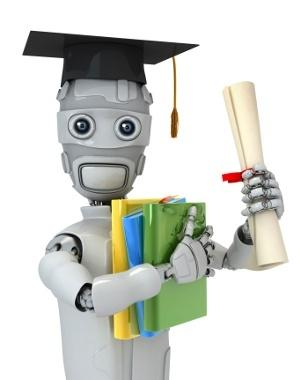
//> input picture Resources/ml.png, 308 x 380 px
$ ./02colorChange   (built with g++ and OpenCV 4)
//> lines starting //> are read from the running program, lines starting //| are printed output that depends on the picture
#include <opencv2\opencv.hpp>
#include <iostream>

using namespace std;
using namespace cv;

int main()
{

	string path = "Resources/ml.png";
	Mat img = imread(path);
//> img is the input picture: 380 rows x 308 cols, CV_8UC3; mean B, G, R 207.8, 213.7, 211.4
	Mat imgRGB, imgYUV, imgHSV, imgLab, imgGRAY;

	cvtColor(img, imgRGB, COLOR_BGR2RGB);

	// YUV模型是电视信号系统所采用的的颜色编码方式。
	// Y:表示亮度	U：表示红色与亮度的差值 V：表示蓝色与亮度的差值
	cvtColor(img, imgYUV, COLOR_BGR2YUV);
//> imgYUV: 380 rows x 308 cols, CV_8UC3; mean of channels 0, 1, 2 212.3, 125.8, 127.1

	/*
	HSV是色度（Hua），饱和度（Saturation），亮度（Value）
	*/

	cvtColor(img, imgHSV, COLOR_BGR2HSV);
//> imgHSV: 380 rows x 308 cols, CV_8UC3; mean H, S, V 29.8, 16.3, 215.9

	/*
	Lab颜色模型就是补足RGB模型的不足，是一种设备无关的颜色模型
	L表示亮度  a，b两通道值
	*/

	cvtColor(img, imgLab, COLOR_BGR2Lab);
//> imgLab: 380 rows x 308 cols, CV_8UC3; mean of channels 0, 1, 2 215.5, 126.4, 130.8

	/*
		灰度图像
	*/

	cvtColor(img, imgGRAY, COLOR_BGR2GRAY);
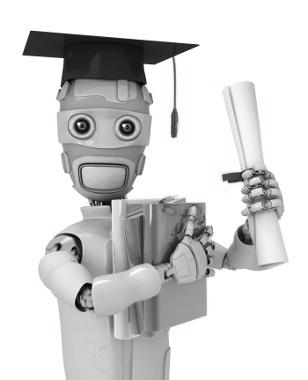
//> imgGRAY: 380 rows x 308 cols, CV_8UC1; min 0, max 255, mean 212.3

	imshow("img", img);
	imshow("imgRGB", imgRGB);
	imshow("imgYUV", imgYUV);
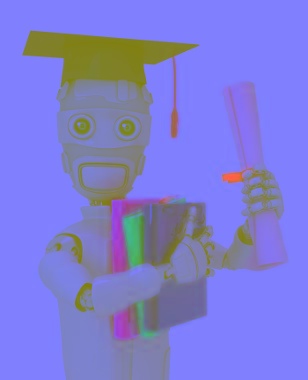
//> window 'imgYUV': 380 rows x 308 cols, CV_8UC3; mean B, G, R 212.3, 125.8, 127.1
	imshow("imgHSV", imgHSV);
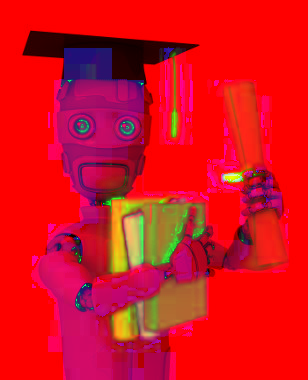
//> window 'imgHSV': 380 rows x 308 cols, CV_8UC3; mean B, G, R 29.8, 16.3, 215.9
	imshow("imgLab", imgLab);
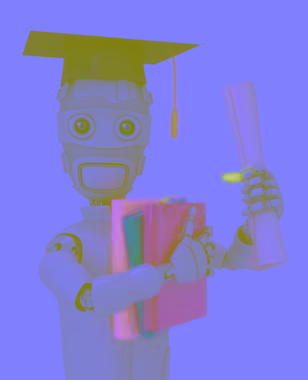
//> window 'imgLab': 380 rows x 308 cols, CV_8UC3; mean B, G, R 215.5, 126.4, 130.8
	imshow("imgGRAY", imgGRAY);


	waitKey(0);
	destroyAllWindows();

	return 0;
}
